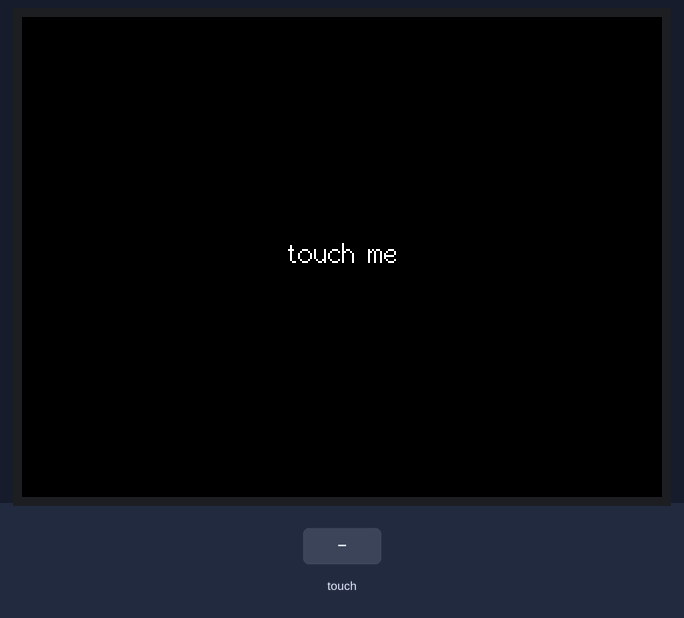
The program below on a simulated ESP32. Parts: 320×240 colour display. The test bench sets the inputs (shaded band).

Above: at 1.4 s.
1.5 s: touch panel pressed at 13 % / 10 % of its raw x / y range
At 1.65 s:
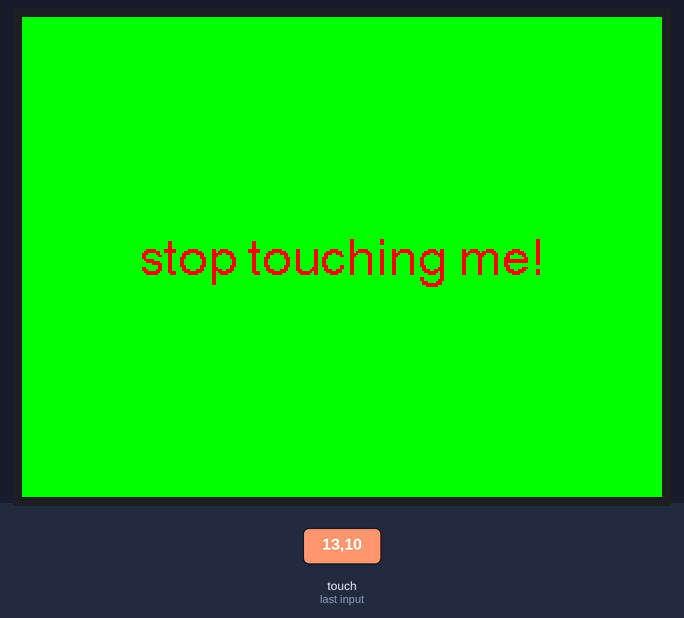
Timing chart, 0 to 4.5 s (numbered marks = the images above; inputs shaded):
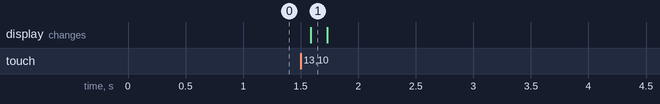

The program:

main.cpp
```cpp
#include <Arduino.h>
#include <TFT_eSPI.h>
#include <XPT2046_Touchscreen.h>
#include <SPI.h>

TFT_eSPI tft = TFT_eSPI();
XPT2046_Touchscreen ts = XPT2046_Touchscreen(33);
bool wasTouched = false;

void readyForTouch() {
  tft.fillScreen(TFT_BLACK);
  tft.setTextColor(TFT_WHITE, TFT_BLACK);
  tft.setTextFont(2);
  tft.drawCentreString("touch me", 160, 110, 2);
}

void setup() {
  Serial.begin(115200);

  // Wake up the screen
  tft.init();
  tft.setRotation(1);
  readyForTouch();

  // 3. Route the hidden wires, then wake up the touch controller
  SPI.begin(25, 39, 32, 33);
  ts.begin();
}

void loop() {
  // Ask our new touch object if the screen is being pressed
  bool isTouched = ts.touched();

  if (isTouched && !wasTouched) {
    tft.fillScreen(TFT_GREEN);
    tft.setTextColor(TFT_RED, TFT_GREEN);
    tft.setTextFont(4);
    tft.drawCentreString("stop touching me!", 160, 110, 4);
    wasTouched = true;
  }

  if (!isTouched && wasTouched) {
    readyForTouch();
    wasTouched = false;
  }
}
```

Measured:
- after the input at 1.5 s, the display: changes after 0.09 s (image 1)
